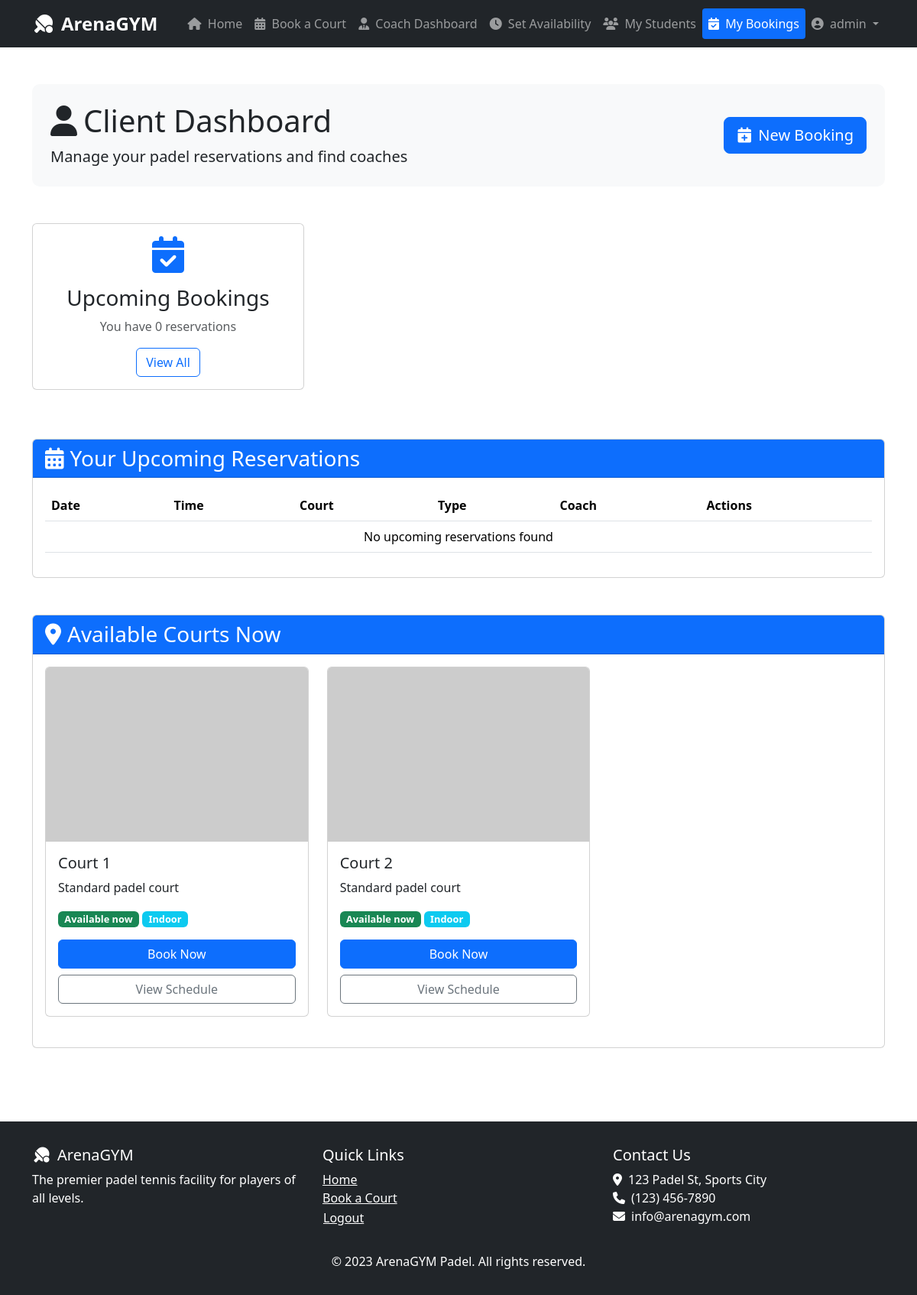
The page /client/ (signed in) on the database as committed earlier.
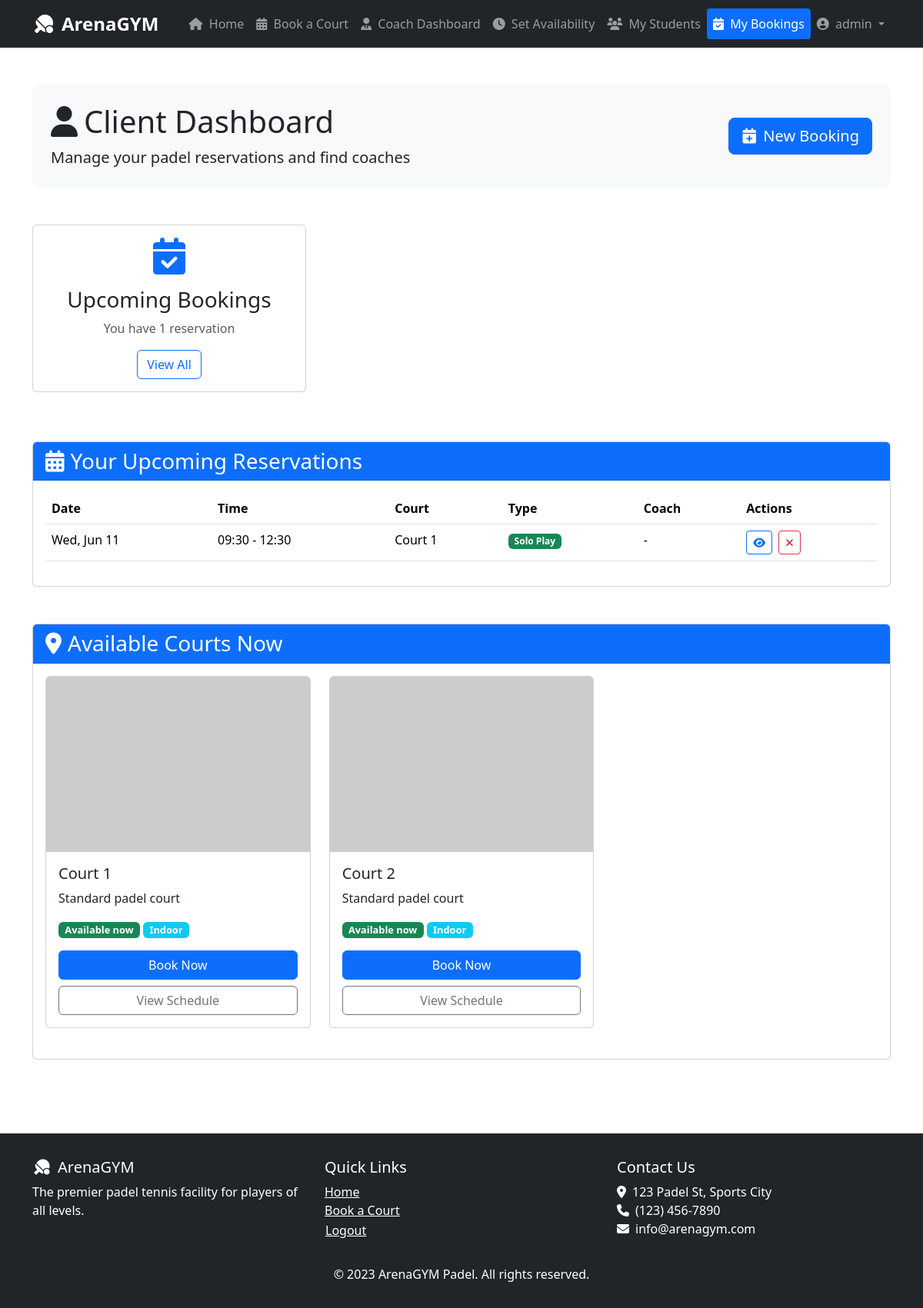
The same page on the database as committed later.
### reservation/models.py (models this page shows, shortened)
class Court(models.Model):
    id = models.IntegerField(primary_key=True)
    inDoor = models.BooleanField(default=True)
    description = models.TextField(blank=True)

class Reservation(models.Model):
    user = models.ForeignKey(User, on_delete=models.CASCADE)
    coach = models.ForeignKey(User, on_delete=models.CASCADE, related_name='coach', null=True, blank=True)
    date = models.DateField()
    startTime = models.TimeField()
    endTime = models.TimeField()
    createdAt = models.DateTimeField(auto_now_add=True)
    isPaid = models.BooleanField(default=False)
    court = models.ForeignKey(Court, on_delete=models.CASCADE)
    total_price = models.DecimalField(max_digits=10, decimal_places=2, default=120)

### reservation/views.py (the view)
# urls.py: path('client/', views.clientPage, name='client'),
@login_required
def clientPage(request):
    upcoming_reservations = Reservation.objects.filter(
        user=request.user,
        date__gte=timezone.now().date()
    ).order_by('date', 'startTime')
    available_courts = Court.objects.all()
    context = {
        'upcoming_reservations': upcoming_reservations,
        'available_courts': available_courts,
        'reservation_count': upcoming_reservations.count(),
    }
    return render(request, 'clientdashboard.html', context)

### reservation/templates/clientdashboard.html (shortened to what the changed rows need)
{% extends 'base.html' %}
{% block content %}
    <div class="container py-5">
        <div class="profile-header p-4 mb-5">
            <div class="row align-items-center">
                <div class="col-md-8">
                    <h1><i class="fas fa-user me-2"></i>Client Dashboard</h1>
                </div>
            </div>
        </div>
<div class="row mb-5">
    <div class="col-md-4 mb-3">
        <div class="card h-100">
            <div class="card-body text-center">
                <i class="fas fa-calendar-check fa-3x mb-3 text-primary"></i>
                <h3>Upcoming Bookings</h3>
                <p class="text-muted">You have {{ reservation_count }} reservation{{ reservation_count|pluralize }}</p>
                <a href="#" class="btn btn-outline-primary">View All</a>
            </div>
        </div>
    </div>
</div>
<div class="card mb-5">
    <div class="card-body">
        <div class="table-responsive">
            <table class="table table-hover">
                <thead>
                    <tr>
                        <th>Date</th>
                        <th>Time</th>
                        <th>Court</th>
                        <th>Type</th>
                        <th>Coach</th>
                        <th>Actions</th>
                    </tr>
                </thead>
                <tbody>
                    {% for reservation in upcoming_reservations %}
                    <tr>
                        <td>{{ reservation.date|date:"D, M d" }}</td>
                        <td>{{ reservation.startTime|time:"H:i" }} - {{ reservation.endTime|time:"H:i" }}</td>
                        <td>Court {{ reservation.court.id }}</td>
                        <td>
                            <span class="badge bg-{% if reservation.coach %}info{% else %}success{% endif %}">
                                {% if reservation.coach %}With Coach{% else %}Solo Play{% endif %}
                            </span>
                        </td>
                        <td>
                            {% if reservation.coach %}
                                {{ reservation.coach.get_full_name|default:reservation.coach.username }}
                            {% else %}
                                -
                            {% endif %}
                        </td>
                        <td>
                            <a href="#" class="btn btn-sm btn-outline-primary me-1" title="View">
                                <i class="fas fa-eye"></i>
                            </a>
                            <a href="#" class="btn btn-sm btn-outline-danger" title="Cancel">
                                <i class="fas fa-times"></i>
                            </a>
                        </td>
                    </tr>
                    {% empty %}
                    <tr>
                        <td colspan="6" class="text-center">No upcoming reservations found</td>
                    </tr>
                    {% endfor %}
                </tbody>
            </table>
        </div>
    </div>
</div>
<div class="card">
    <div class="card-body">
        <div class="row">
            {% for court in available_courts %}
            <div class="col-md-4 mb-4">
                <div class="card court-card h-100">
                    <img src="https://via.placeholder.com/300x200?text=Padel+Court+{{ court.id }}"
                        class="card-img-top"
                        alt="Court {{ court.id }}">
                    <div class="card-body">
                        <h5 class="card-title">Court {{ court.id }}</h5>
                        <p class="card-text">{{ court.description|default:"Standard padel court" }}</p>
                        <div class="mb-3">
                            <span class="badge bg-success availability-badge">Available now</span>
                            <span class="badge bg-{% if court.inDoor %}info{% else %}success{% endif %} availability-badge">
                                {% if court.inDoor %}Indoor{% else %}Outdoor{% endif %}
                            </span>
                        </div>
                        <div class="d-grid gap-2">
                            <a href="{% url 'booking_with_id' court.id %}" class="btn btn-primary">Book Now</a>
                            <a href="#" class="btn btn-outline-secondary">View Schedule</a>
                        </div>
                    </div>
                </div>
            </div>
            {% empty %}
            <div class="col-12">
                <p class="text-center">No courts currently available</p>
            </div>
            {% endfor %}
        </div>
    </div>
</div>{% endblock %}

Rows that differ between the two databases and show on the page:
added Reservation: date "Wed, Jun 11", startTime "09:30", endTime "12:30", court.id "1", shows "Solo Play"
Other text that changed with them:
{{ reservation_count }}: "0" → "1"
text no longer shown: "No upcoming reservations found"
